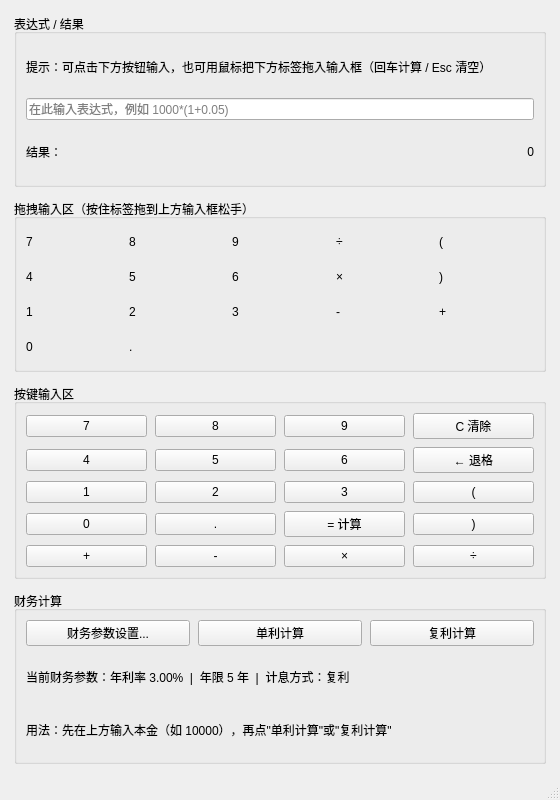
<?xml version="1.0" encoding="UTF-8"?>
<ui version="4.0">
 <class>MainWindow</class>
 <widget class="QMainWindow" name="MainWindow">
  <property name="geometry">
   <rect>
    <x>0</x>
    <y>0</y>
    <width>560</width>
    <height>800</height>
   </rect>
  </property>
  <property name="minimumSize">
   <size>
    <width>460</width>
    <height>680</height>
   </size>
  </property>
  <property name="windowTitle">
   <string>简易财务计算器</string>
  </property>
  <widget class="QWidget" name="centralwidget">
   <layout class="QVBoxLayout" name="mainVerticalLayout">
    <property name="spacing">
     <number>12</number>
    </property>
    <property name="leftMargin">
     <number>14</number>
    </property>
    <property name="topMargin">
     <number>14</number>
    </property>
    <property name="rightMargin">
     <number>14</number>
    </property>
    <property name="bottomMargin">
     <number>14</number>
    </property>

    <!-- ==================== 显示区（同时也是拖拽落点） ==================== -->
    <item>
     <widget class="QGroupBox" name="displayGroup">
      <property name="title">
       <string>表达式 / 结果</string>
      </property>
      <layout class="QVBoxLayout" name="displayLayout">
       <property name="spacing">
        <number>8</number>
       </property>
       <item>
        <widget class="QLabel" name="hintLabel">
         <property name="text">
          <string>提示：可点击下方按钮输入，也可用鼠标把下方标签拖入输入框（回车计算 / Esc 清空）</string>
         </property>
         <property name="wordWrap">
          <bool>true</bool>
         </property>
        </widget>
       </item>
       <item>
        <widget class="QLineEdit" name="exprEdit">
         <property name="sizePolicy">
          <sizepolicy hsizetype="Expanding" vsizetype="Fixed">
           <horstretch>0</horstretch>
           <verstretch>0</verstretch>
          </sizepolicy>
         </property>
         <property name="placeholderText">
          <string>在此输入表达式，例如 1000*(1+0.05)</string>
         </property>
         <property name="clearButtonEnabled">
          <bool>true</bool>
         </property>
        </widget>
       </item>
       <item>
        <layout class="QHBoxLayout" name="resultRowLayout">
         <item>
          <widget class="QLabel" name="resultTagLabel">
           <property name="sizePolicy">
            <sizepolicy hsizetype="Fixed" vsizetype="Preferred">
             <horstretch>0</horstretch>
             <verstretch>0</verstretch>
            </sizepolicy>
           </property>
           <property name="text">
            <string>结果：</string>
           </property>
          </widget>
         </item>
         <item>
          <widget class="QLabel" name="resultLabel">
           <property name="text">
            <string>0</string>
           </property>
           <property name="wordWrap">
            <bool>true</bool>
           </property>
           <property name="alignment">
            <set>Qt::AlignRight|Qt::AlignTrailing|Qt::AlignVCenter</set>
           </property>
          </widget>
         </item>
        </layout>
       </item>
      </layout>
     </widget>
    </item>

    <!-- ==================== 拖拽输入区 ==================== -->
    <item>
     <widget class="QGroupBox" name="dragGroup">
      <property name="title">
       <string>拖拽输入区（按住标签拖到上方输入框松手）</string>
      </property>
      <layout class="QGridLayout" name="dragGridLayout">
       <property name="spacing">
        <number>8</number>
       </property>
       <item row="0" column="0">
        <widget class="DraggableLabel" name="lblDrag7">
         <property name="text">
          <string>7</string>
         </property>
        </widget>
       </item>
       <item row="0" column="1">
        <widget class="DraggableLabel" name="lblDrag8">
         <property name="text">
          <string>8</string>
         </property>
        </widget>
       </item>
       <item row="0" column="2">
        <widget class="DraggableLabel" name="lblDrag9">
         <property name="text">
          <string>9</string>
         </property>
        </widget>
       </item>
       <item row="0" column="3">
        <widget class="DraggableLabel" name="lblDragDiv">
         <property name="text">
          <string>÷</string>
         </property>
        </widget>
       </item>
       <item row="0" column="4">
        <widget class="DraggableLabel" name="lblDragLParen">
         <property name="text">
          <string>(</string>
         </property>
        </widget>
       </item>
       <item row="1" column="0">
        <widget class="DraggableLabel" name="lblDrag4">
         <property name="text">
          <string>4</string>
         </property>
        </widget>
       </item>
       <item row="1" column="1">
        <widget class="DraggableLabel" name="lblDrag5">
         <property name="text">
          <string>5</string>
         </property>
        </widget>
       </item>
       <item row="1" column="2">
        <widget class="DraggableLabel" name="lblDrag6">
         <property name="text">
          <string>6</string>
         </property>
        </widget>
       </item>
       <item row="1" column="3">
        <widget class="DraggableLabel" name="lblDragMul">
         <property name="text">
          <string>×</string>
         </property>
        </widget>
       </item>
       <item row="1" column="4">
        <widget class="DraggableLabel" name="lblDragRParen">
         <property name="text">
          <string>)</string>
         </property>
        </widget>
       </item>
       <item row="2" column="0">
        <widget class="DraggableLabel" name="lblDrag1">
         <property name="text">
          <string>1</string>
         </property>
        </widget>
       </item>
       <item row="2" column="1">
        <widget class="DraggableLabel" name="lblDrag2">
         <property name="text">
          <string>2</string>
         </property>
        </widget>
       </item>
       <item row="2" column="2">
        <widget class="DraggableLabel" name="lblDrag3">
         <property name="text">
          <string>3</string>
         </property>
        </widget>
       </item>
       <item row="2" column="3">
        <widget class="DraggableLabel" name="lblDragSub">
         <property name="text">
          <string>-</string>
         </property>
        </widget>
       </item>
       <item row="2" column="4">
        <widget class="DraggableLabel" name="lblDragPlus">
         <property name="text">
          <string>+</string>
         </property>
        </widget>
       </item>
       <item row="3" column="0">
        <widget class="DraggableLabel" name="lblDrag0">
         <property name="text">
          <string>0</string>
         </property>
        </widget>
       </item>
       <item row="3" column="1">
        <widget class="DraggableLabel" name="lblDragDot">
         <property name="text">
          <string>.</string>
         </property>
        </widget>
       </item>
       <item row="3" column="2" colspan="3">
        <spacer name="dragBottomSpacer">
         <property name="orientation">
          <enum>Qt::Horizontal</enum>
         </property>
         <property name="sizeHint" stdset="0">
          <size>
           <width>40</width>
           <height>20</height>
          </size>
         </property>
        </spacer>
       </item>
      </layout>
     </widget>
    </item>

    <!-- ==================== 按钮输入区 ==================== -->
    <item>
     <widget class="QGroupBox" name="buttonGroup">
      <property name="title">
       <string>按键输入区</string>
      </property>
      <layout class="QGridLayout" name="buttonGridLayout">
       <property name="spacing">
        <number>8</number>
       </property>
       <item row="0" column="0">
        <widget class="QPushButton" name="btnNum7">
         <property name="text">
          <string>7</string>
         </property>
        </widget>
       </item>
       <item row="0" column="1">
        <widget class="QPushButton" name="btnNum8">
         <property name="text">
          <string>8</string>
         </property>
        </widget>
       </item>
       <item row="0" column="2">
        <widget class="QPushButton" name="btnNum9">
         <property name="text">
          <string>9</string>
         </property>
        </widget>
       </item>
       <item row="0" column="3">
        <widget class="QPushButton" name="btnClear">
         <property name="text">
          <string>C 清除</string>
         </property>
        </widget>
       </item>
       <item row="1" column="0">
        <widget class="QPushButton" name="btnNum4">
         <property name="text">
          <string>4</string>
         </property>
        </widget>
       </item>
       <item row="1" column="1">
        <widget class="QPushButton" name="btnNum5">
         <property name="text">
          <string>5</string>
         </property>
        </widget>
       </item>
       <item row="1" column="2">
        <widget class="QPushButton" name="btnNum6">
         <property name="text">
          <string>6</string>
         </property>
        </widget>
       </item>
       <item row="1" column="3">
        <widget class="QPushButton" name="btnBackspace">
         <property name="text">
          <string>← 退格</string>
         </property>
        </widget>
       </item>
       <item row="2" column="0">
        <widget class="QPushButton" name="btnNum1">
         <property name="text">
          <string>1</string>
         </property>
        </widget>
       </item>
       <item row="2" column="1">
        <widget class="QPushButton" name="btnNum2">
         <property name="text">
          <string>2</string>
         </property>
        </widget>
       </item>
       <item row="2" column="2">
        <widget class="QPushButton" name="btnNum3">
         <property name="text">
          <string>3</string>
         </property>
        </widget>
       </item>
       <item row="2" column="3">
        <widget class="QPushButton" name="btnLParen">
         <property name="text">
          <string>(</string>
         </property>
        </widget>
       </item>
       <item row="3" column="0">
        <widget class="QPushButton" name="btnNum0">
         <property name="text">
          <string>0</string>
         </property>
        </widget>
       </item>
       <item row="3" column="1">
        <widget class="QPushButton" name="btnDot">
         <property name="text">
          <string>.</string>
         </property>
        </widget>
       </item>
       <item row="3" column="2">
        <widget class="QPushButton" name="btnEqual">
         <property name="text">
          <string>= 计算</string>
         </property>
        </widget>
       </item>
       <item row="3" column="3">
        <widget class="QPushButton" name="btnRParen">
         <property name="text">
          <string>)</string>
         </property>
        </widget>
       </item>
       <item row="4" column="0">
        <widget class="QPushButton" name="btnAdd">
         <property name="text">
          <string>+</string>
         </property>
        </widget>
       </item>
       <item row="4" column="1">
        <widget class="QPushButton" name="btnSub">
         <property name="text">
          <string>-</string>
         </property>
        </widget>
       </item>
       <item row="4" column="2">
        <widget class="QPushButton" name="btnMul">
         <property name="text">
          <string>×</string>
         </property>
        </widget>
       </item>
       <item row="4" column="3">
        <widget class="QPushButton" name="btnDiv">
         <property name="text">
          <string>÷</string>
         </property>
        </widget>
       </item>
      </layout>
     </widget>
    </item>

    <!-- ==================== 财务计算区 ==================== -->
    <item>
     <widget class="QGroupBox" name="financeGroup">
      <property name="title">
       <string>财务计算</string>
      </property>
      <layout class="QVBoxLayout" name="financeLayout">
       <property name="spacing">
        <number>8</number>
       </property>
       <item>
        <layout class="QHBoxLayout" name="financeButtonLayout">
         <item>
          <widget class="QPushButton" name="btnFinanceSettings">
           <property name="text">
            <string>财务参数设置...</string>
           </property>
          </widget>
         </item>
         <item>
          <widget class="QPushButton" name="btnSimpleInterest">
           <property name="text">
            <string>单利计算</string>
           </property>
          </widget>
         </item>
         <item>
          <widget class="QPushButton" name="btnCompoundInterest">
           <property name="text">
            <string>复利计算</string>
           </property>
          </widget>
         </item>
        </layout>
       </item>
       <item>
        <widget class="QLabel" name="financeInfoLabel">
         <property name="text">
          <string>当前财务参数：年利率 3.00%  |  年限 5 年  |  计息方式：复利</string>
         </property>
         <property name="wordWrap">
          <bool>true</bool>
         </property>
        </widget>
       </item>
       <item>
        <widget class="QLabel" name="financeTipLabel">
         <property name="text">
          <string>用法：先在上方输入本金（如 10000），再点"单利计算"或"复利计算"</string>
         </property>
         <property name="wordWrap">
          <bool>true</bool>
         </property>
        </widget>
       </item>
      </layout>
     </widget>
    </item>

   </layout>
  </widget>

  <widget class="QMenuBar" name="menubar">
   <property name="geometry">
    <rect>
     <x>0</x>
     <y>0</y>
     <width>560</width>
     <height>26</height>
    </rect>
   </property>
  </widget>

  <widget class="QStatusBar" name="statusbar"/>
 </widget>

 <!-- 声明本 .ui 中使用的自定义控件：DraggableLabel（继承自 QLabel） -->
 <customwidgets>
  <customwidget>
   <class>DraggableLabel</class>
   <extends>QLabel</extends>
   <header location="global">draggablelabel.h</header>
  </customwidget>
 </customwidgets>

 <resources/>
 <connections/>
</ui>
